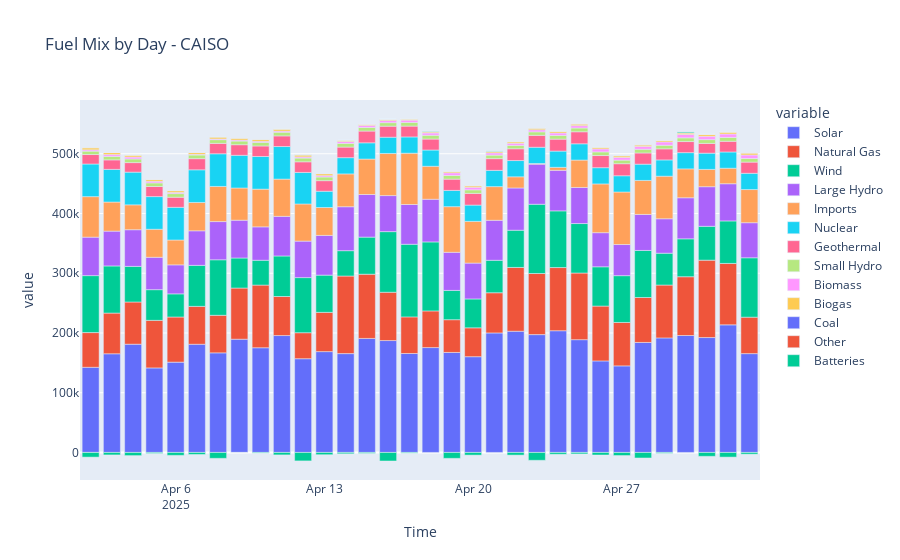

The notebook cell this image was saved under:
### Code cell
hourly_mix = mix_df.set_index("Time").resample("h").mean()

daily_mix = (
    hourly_mix
    .select_dtypes(include='number')
    .resample("D").sum()
    .reset_index()
    .iloc[1:-1]
)

top_sources = daily_mix.drop(columns=["Time"]).sum().sort_values(ascending=False).index.tolist()
fig = px.bar(daily_mix, x="Time", y=top_sources, title="Fuel Mix by Day - CAISO")
fig.show()
